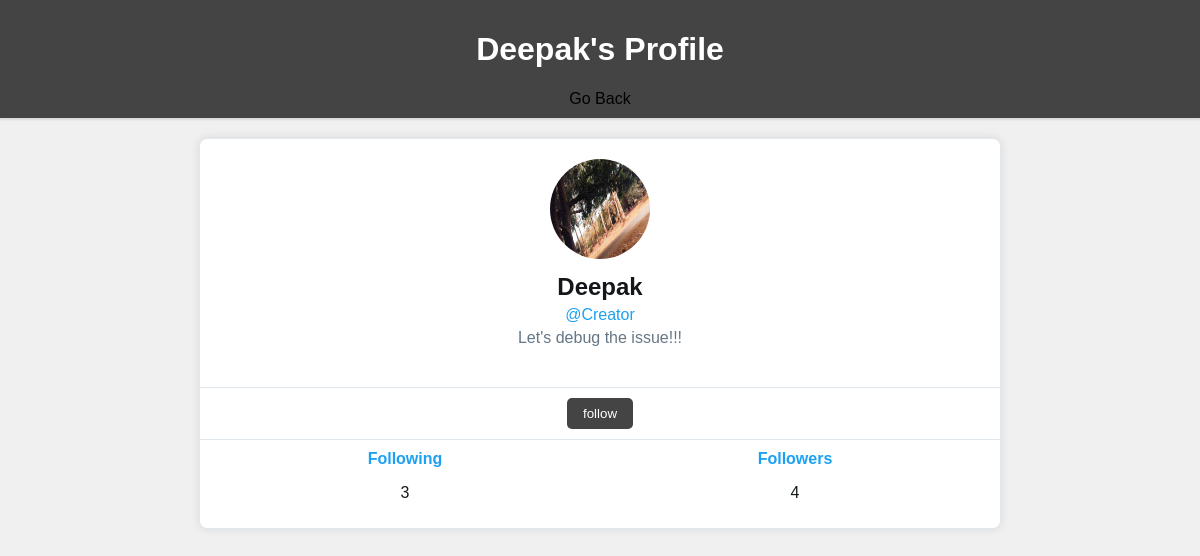
The page /profile/1/ (signed in) on the database its author committed.
### blog/models.py (models this page shows, shortened)
class Profile(models.Model):
    user = models.OneToOneField(User, on_delete=models.CASCADE)
    profile_image = models.ImageField(upload_to='profile_images/', blank=True, null=True, verbose_name='Profile Picture')
    bio = models.TextField(blank=True, null=True)
    following = models.ManyToManyField(
        'self',
        related_name="followers",
        symmetrical=False,
        blank=True
    )
    def is_following(self, user):
        return self.following.filter(pk=user.pk).exists()

### blog/views.py (the view)
# urls.py: path('profile/<int:pk>/', views.profile, name='profile'),
@login_required
def profile(request, pk):
    try:
        profile = Profile.objects.get(user_id=pk)
    except Profile.DoesNotExist or ValueError:
        return redirect("create_profile")
    logged_in_user = request.user
    other_profile_list = Profile.objects.exclude(user_id=logged_in_user.id)
    user_profile = Profile.objects.get(user_id=logged_in_user.id)
    mutuals = []
    for other_profile in other_profile_list:
        if user_profile.is_following(other_profile) and other_profile.is_following(user_profile):
            mutuals.append(other_profile)
    context = {
        'profile':profile,
        'other_profile_list':other_profile_list,
        'mutuals':mutuals
    }
    return render(request, 'blog/profile.html', context)

### blog/templates/blog/profile.html (shortened to what this page needs)
{% load static %}
<!DOCTYPE html>
<html lang="en">
<head>
    <link rel='stylesheet'  href="{% static 'chat_style_profile.css' %}">
</head>
<body>
    {% block content %}
        <header>
            <h1>{{ profile.user.first_name }}'s Profile</h1>
            <a href="{% url 'home' %}">Go Back</a>
        </header>
        <div class="container">
            <div class="profile-header">
                <img class="profile-image" src="{{ profile.profile_image.url }}" alt="Profile Image">
                <div class="profile-info">
                    <h2>{{ profile.user.first_name }}</h2>
                    <p style="color: #1da1f2;">@{{ profile.user.username }}</p>
                    <p style="color: #657786;">{{ profile.bio }}</p>
                </div>
            </div>
            <div class="profile-actions">
                {% if user.id is profile.user_id %}
                    <button> <a href = "{% url 'edit_profile' profile.id %}"> Edit Profile </a></button>
                {% else %}
                    {% if user in profile.following.all %}
                        <button>Followed..</button>
                    {% else %}
                        <button> <a href="{% url 'follow_user' user.id %}">follow</a></button>
                    {% endif %}
                {% endif %}
            </div>
            <div class="followers-following">
                <div>
                    <a href="#">Following</a>
                    <p>{{ profile.following.count }}</p>
                </div>
                <div>
                    <a href="#">Followers</a>
                    <p>{{ profile.followers.count }}</p>
                </div>
            </div>
        </div>
    {% endblock %}
</body>
</html>

### mystaticfiles/chat_style_profile.css (style rules this page uses)
body { font-family: 'Arial', sans-serif; background-color: #f0f0f0; margin: 0; padding: 0; color: #14171a; }
header { background-color: #444; color: white; padding: 10px; text-align: center; box-shadow: 0 2px 2px rgba(0, 0, 0, 0.1); }
header a { text-decoration: none; color: black; }
.container { max-width: 800px; margin: 20px auto; background-color: white; border: 1px solid #e1e8ed; border-radius: 8px; overflow: hidden; box-shadow: 0 0 10px rgba(0, 0, 0, 0.1); }
.profile-header { padding: 20px; text-align: center; }
.profile-image { width: 100px; height: 100px; border-radius: 50%; margin-bottom: 10px; }
.profile-info { margin-bottom: 20px; }
.profile-info h2 { margin: 0; font-size: 1.5em; }
.profile-info p { margin: 5px 0; color: #657786; }
.profile-actions { display: flex; justify-content: space-around; padding: 10px; border-top: 1px solid #e1e8ed; }
.profile-actions button { background-color: #444; color: white; padding: 8px 16px; border: none; border-radius: 5px; cursor: pointer; }
.profile-actions button a { color: white; text-decoration: none; }
.followers-following { display: flex; justify-content: space-around; padding: 10px; border-top: 1px solid #e1e8ed; }
.followers-following div { text-align: center; }
.followers-following a { color: #1da1f2; text-decoration: none; font-weight: bold; }

### rows shown on the page
Profile: user.first_name "Deepak", profile_image (picture), user.username "Creator", bio "Let's debug the issue!!!", following.count "3", followers.count "4"
